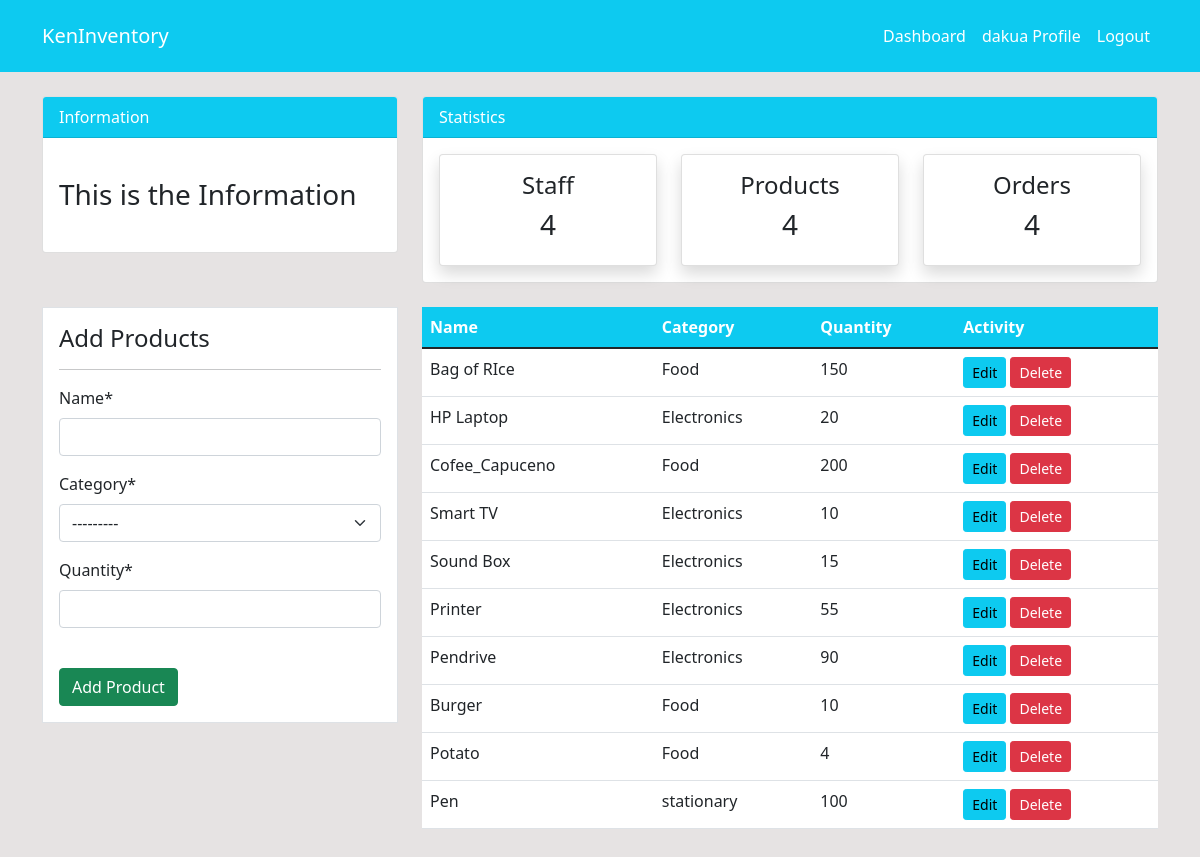
Screenshot of /product/ (signed in) with the database file from the repository.
### dashboard/models.py (models this page shows, shortened)
class product(models.Model):
    name = models.CharField(max_length=100, null=True)
    category = models.CharField(max_length=20, choices=CATEGORY, null=True)
    quantity =models.PositiveIntegerField(null=True)
    class Meta:
        verbose_name_plural = 'Product'

### dashboard/views.py (the view)
# urls.py: path('product/',views.product, name = 'dashboard-product'),
@login_required
def product(request):
    items = allproduct.objects.all() #using orm method
    if  request.method == 'POST':
        form = ProductForm(request.POST)
        if form.is_valid():
            form.save()
            product_name = form.cleaned_data.get('name')
            messages.success(request, f'{product_name} has been added')
            return redirect('dashboard-product')
    else:
        form = ProductForm()
    context = {
        'items': items,
        'form' : form,
    }
    return render(request, 'dashboard/product.html', context)

### dashboard/forms.py
class ProductForm(forms.ModelForm):
    class Meta:
        model = product
        fields = ['name','category','quantity']

### templates/dashboard/product.html (shortened to what this page needs)
{% extends 'partials/base.html' %}
{% load crispy_forms_tags %}
{% block content %}
{% include 'partials/topnav.html' %}
    <div class="container">
        <div class="row my-4">
            <div class="col-md-4">
                <div class="border bg-white p-3">
                    <h4>Add Products</h4>
                    <hr>
                    <form method = "POST">
                        {{form|crispy}}
                        <br>
                        <input class="btn btn-success btn-block" type="submit" value="Add Product">
                    </form>
                </div>
            </div>
            <div class="col-md-8">
                <table class="table bg-white">
                    <thead class="bg-info">
                        <tr class="text-white">
                            <th scope="col">Name</th>
                            <th scope="col">Category</th>
                            <th scope="col">Quantity</th>
                            <th scope="col">Activity</th>
                        </tr>
                    </thead>
                    <tbody>
                        {% for item in items %}
                        <tr>
                            <td>{{item.name}}</td>
                            <td>{{item.category}}</td>
                            <td>{{item.quantity}}</td>
                            <td>
                                <a class="btn btn-info btn-sm" href="{% url 'dashboard-product-update' item.id %}">Edit</a>
                                <a class="btn btn-danger btn-sm" href="{% url 'dashboard-product-delete' item.id %}">Delete</a>
                            </td>
                        </tr>
                        {% endfor %}
                    </tbody>
                </table>
            </div>
        </div>
    </div>
{% endblock %}

### templates/partials/base.html (shortened to what this page needs)
{% load static %}
<!doctype html>
<html lang="en">
  <head>
    <link href="https://cdn.jsdelivr.net/npm/bootstrap@5.1.3/dist/css/bootstrap.min.css" rel="stylesheet">
    <link rel="stylesheet" href="{% static 'css/style.css' %}">
  </head>
  <body>
    {% include 'partials/nav.html' %}
    {% block content %}
    {% endblock %}
  </body>
</html>

### templates/partials/nav.html (shortened to what this page needs)
    <nav class="navbar navbar-expand-lg navbar-info bg-info">
        {% if user.is_authenticated %}
        <div class="container">
            <a class="navbar-brand text-white" href="{% url 'dashboard-index' %}">KenInventory</a>
            <div class="navbar" id="navbarSupportedContent">
                <ul class="navbar-nav mr-auto">
                    <li class="nav-item active">
                        <a class="nav-link text-white" href="{% url 'dashboard-index' %}">Dashboard</a>
                    </li>
                </ul>
                <ul class="navbar-nav ml-auto">
                    <li class="nav-item active">
                        <a class="nav-link text-white" href="{% url 'user_profile' %}">{{user.username}} Profile</a>
                    </li>
                    <li class="nav-item">
                        <a class="nav-link text-white" href="{% url 'user-logout' %}">Logout</a>
                    </li>
                </ul>
                {% endif %}
            </div>
        </div>
    </nav>

### templates/partials/topnav.html (shortened to what this page needs)
    <div class="container">
        <div class="row mt-4">
            <div class="col-md-4">
                <div class="card">
                    <div class="card-header bg-info text-white">
                        Information
                    </div>
                    <div class="card-body">
                        <marquee behavior="" direction="">
                            <h3 class="my-4">This is the Information</h3>
                        </marquee>
                    </div>
                </div>
            </div>
            <div class="col-md-8">
                <div class="card">
                    <div class="card-header bg-info text-white">
                        Statistics
                    </div>
                    <div class="card-body">
                        <div class="row">
                            <div class="col-md-4">
                                <a class="text-decoration-none text-dark" href="{% url 'dashboard-staff' %}">
                                    <div class="card my-card shadow text-center p-3">
                                        <h4>Staff </h4>
                                        <h3>4</h3>
                                    </div>
                                </a>
                            </div>
                            <div class="col-md-4">
                                <a class="text-decoration-none text-dark" href="{% url 'dashboard-product' %}">
                                    <div class="card my-card shadow text-center p-3">
                                        <h4>Products </h4>
                                        <h3>4</h3>
                                    </div>
                                </a>
                            </div>
                            <div class="col-md-4">
                                <a class="text-decoration-none text-dark" href="{% url 'dashboard-order' %}">
                                    <div class="card my-card shadow text-center p-3">
                                        <h4>Orders </h4>
                                        <h3>4</h3>
                                    </div>
                                </a>
                            </div>
                        </div>
                    </div>
                </div>
            </div>
        </div>
    </div>

### static/css/style.css (style rules this page uses)
body { background: rgb(230, 227, 227); }

### rows the page displays
product: name "Bag of RIce", category "Food", quantity "150"
product: name "HP Laptop", category "Electronics", quantity "20"
product: name "Cofee_Capuceno", category "Food", quantity "200"
product: name "Smart TV", category "Electronics", quantity "10"
product: name "Sound Box", category "Electronics", quantity "15"
product: name "Printer", category "Electronics", quantity "55"
product: name "Pendrive", category "Electronics", quantity "90"
product: name "Burger", category "Food", quantity "10"
product: name "Potato", category "Food", quantity "4"
product: name "Pen", category "stationary", quantity "100"

### other values shown
{{ user.username }} "dakua"
